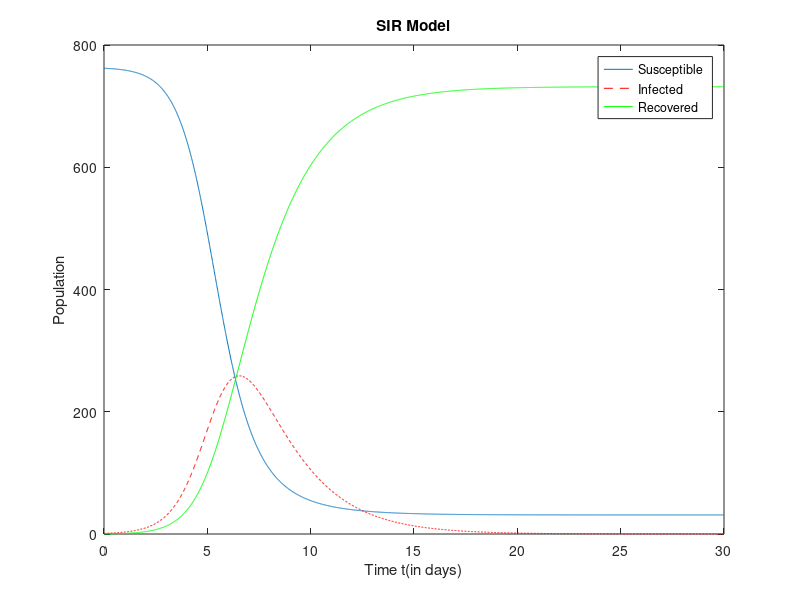

MATLAB code for this plot:
clc;
clear all;
close all;

tstart = 0;
dt = 0.01;
tend = 30;

t = tstart:dt:tend;

S = zeros(size(t));
I = zeros(size(t));
R = zeros(size(t));

C = 762;
I0 = 1;
alpha = 0.5;
beta = 0.00218;

S(1) = C;
I(1) = 1;
R(1) = 0;

ep_end = 0;

for i=2:length(t)
    S(i) = S(i-1) - beta*I(i-1)*S(i-1)*dt;
    I(i) = I(i-1) + (beta*I(i-1)*S(i-1) - alpha*I(i-1))*dt;
    if(I(i)<0.5 && ep_end==0)
        ep_end = t(i);
    end
    R(i) = R(i-1) + alpha*I(i-1)*dt;
end

disp(max(I));
disp(ep_end);

figure(1)
plot(t,S);
hold on
plot(t,I,'r--');
hold on
plot(t,R,'g');
title('SIR Model');
xlabel('Time t(in days)');
ylabel('Population');
legend('Susceptible ', 'Infected ', 'Recovered ');